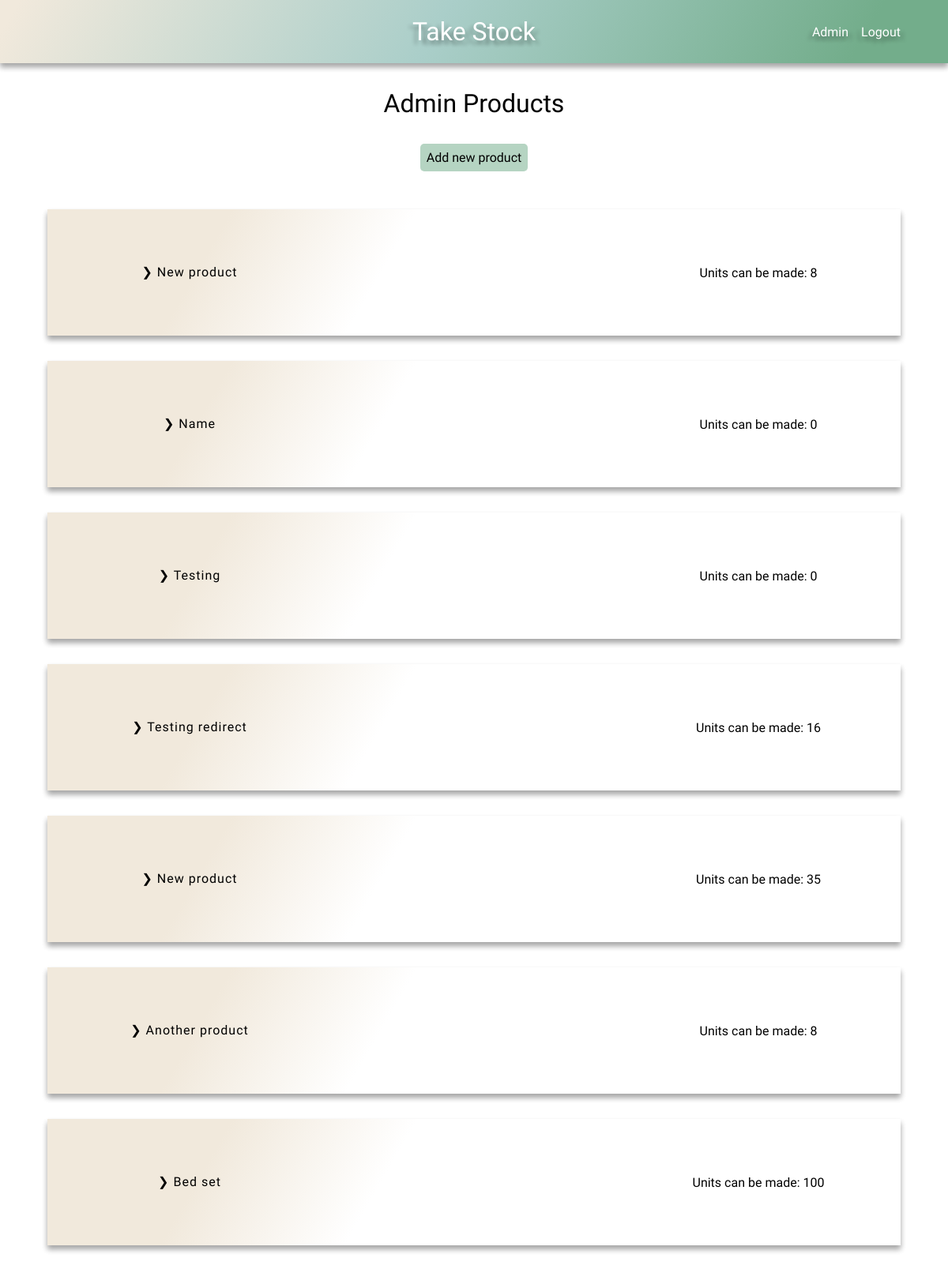
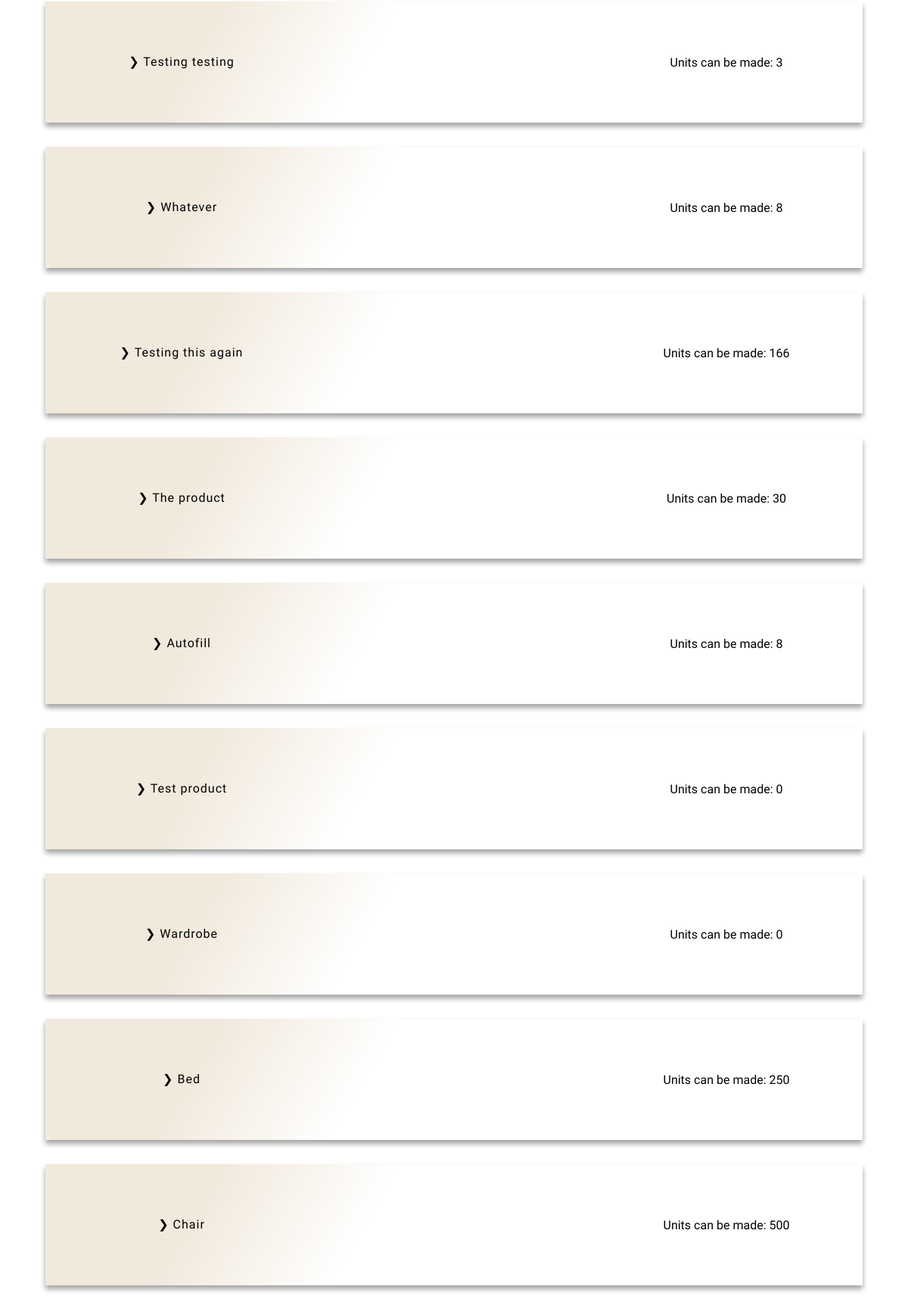
Screenshot of /products/ (signed in, upper part) with the database file from the repository (2 pictures, top to bottom).
### stock/models.py (models this page shows)
class Product(models.Model):
    name = models.CharField(max_length=100)
    stock_parts = models.ManyToManyField(Stock)
    company = models.ForeignKey(User, on_delete=models.CASCADE, default=1)
    def __str__(self):
        return f'{self.name}'

### stock/views.py (the view)
# urls.py: path('products/', product_page, name='products'),
def product_page(request):
    default_user = request.user
    products = Product.objects.filter(company=default_user)
    number_to_be_made = {}
    for product in products:
        parts = Parts.objects.filter(
            product_part_belongs_to=product.id
            )
        units = {}
        amount = []
        total_units_to_be_made = {}
        for i in parts:
            units_to_make = (i.item.number_in_stock / i.number_required)
            units_to_make = math.floor(units_to_make)
            units[i.product_part_belongs_to] = units_to_make
            amount.append(units_to_make)
        amount.sort()
        amount = amount[:1]
        if len(amount) == 0 or amount[0] == 0:
            total_units_to_be_made = 0
        else:
            for num in amount:
                int(num)
                total_units_to_be_made = num
        number_to_be_made[product.id] = total_units_to_be_made
    context = {
        'products': products,
        'number_to_be_made': number_to_be_made,
        'default_user': default_user
    }
    return render(request, 'products.html', context)

### stock/context_processors.py (called while the page is built)
def base(request):
    default_user = request.user
    return ({'default_user': default_user})

### stock/templates/products.html
{% extends 'base.html' %}
{% load static %}
{% block head %}
    <link rel="stylesheet" href="{% static 'css/product.css' %}">
    <link rel="stylesheet" href="{% static 'css/style.css' %}">
{% endblock %}
{% block content %}
    <h1>{{ default_user|title }} Products</h1>
    <div class="add-new btn btn-submit btn-hover">
        <a href="{% url 'add_new_product' %}">Add new product</a>
    </div>
    <div class="product-container">
        {% for product in products %}
            <div class="product-row">
                <div class="product">
                    <a href="{% url 'product-detail' product.id %}">❯ {{ product }}</a>
                </div>
                <div class="orders">
                </div>
                <div class="unit-number">
                    {% for key, value in number_to_be_made.items %}
                        {% if product.id == key %}
                            Units can be made: {{ value }}
                        {% endif %}
                    {% endfor %}
                </div>
            </div>
        {% endfor %}
    </div>
{% endblock %}

### stock/templates/base.html (shortened to what this page needs)
{% load static %}
<!DOCTYPE html>
<html lang="en">
<head>
    <link rel="stylesheet" href="{% static 'css/style.css' %}">
    {% block head %}
    {% endblock %}
</head>
<body>
    <header class="main-header">
        <h1><a href="{% url 'home' %}">Take Stock</a></h1>
        <div class="user-nav">
            {% if user.is_authenticated %}
                <div id="dropdown">{{ default_user }}
                </div>
                <a href="{% url 'logout' %}">Logout</a>
            {% else %}
                <a href="{% url 'login' %}">Login</a>
                <a href="{% url 'register' %}">Register</a>
            {% endif %}
        </div>
    </header>
    {% block content %}
    {% endblock %}
</body>
</html>

### stock/static/css/style.css (style rules this page uses)
:root { --clr-mix-calm: 120deg, #f1e9dc 2%, #aacec9, #73ad8b 90%; --shadow: 0 10px 20px 0 rgba(0, 0, 0, .2), 0 10px 20px 0 rgba(0, 0, 0, .2); --shadow-s: 0 5px 7px 0 rgba(0, 0, 0, .2), 0 5px 7px 0 rgba(0, 0, 0, .2); --shadow-l: 0 20px 30px 0 rgba(0, 0, 0, .2), 0 20px 30px 0 rgba(0, 0, 0, .2); --shadow-tl: 5px 5px 5px rgba(0, 0, 0, .2), -5px 5px 5px rgba(0, 0, 0, .2); --header-height: 5em; --hover: .522; --btn-submit: hsla(145, 26%, 56%, var(--hover)); --btn-delete: hsla(0, 58%, 86%, var(--hover)); }
*, *::before, *::after { margin: 0; padding: 0; box-sizing: border-box; text-decoration: none; list-style-type: none; color: #000000; font-family: 'Nanum Gothic', 'Gill Sans', 'Gill Sans MT', Calibri, 'Trebuchet MS', sans-serif; font-weight: 300; }
body { overflow-x: hidden; }
h1, .center, .add-new { width: max-content; margin: 1em auto; }
.add-new { padding: .5em; border-radius: 5px; }
.main-header { display: flex; justify-content: center; align-items: center; height: var(--header-height); background: linear-gradient(var(--clr-mix-calm)); box-shadow: var(--shadow-s); position: relative; }
.main-header h1 a { color: #FFFFFF; text-shadow: var(--shadow-tl); }
.btn { border: none; }
.btn-submit { background-color: var(--btn-submit); }
.user-nav { max-width: 20%; display: flex; justify-content: space-between; gap: 1em; position: absolute; right: 5%; }
.user-nav div, .user-nav a { color: #FFFFFF; text-shadow: var(--shadow-tl); }
#dropdown { position: relative; cursor: pointer; }

### stock/static/css/product.css (style rules this page uses)
.product-container { min-width: 80%; max-width: 90%; margin: 2em auto; display: flex; flex-direction: column-reverse; }
.product-row { width: 100%; height: 10em; display: flex; align-items: center; text-align: center; justify-content: space-between; margin: 1em 0; box-shadow: var(--shadow-s); background-image: linear-gradient( 120deg, #f1e9dc 20%, transparent 40% ); }
.product, .orders, .unit-number { height: 100%; width: 100%; display: flex; justify-content: center; align-items: center; }
.product a { padding: 3em; line-height: 2em; letter-spacing: 1px; text-underline-offset: .2em; }

### rows the page displays
Product: name "Chair", number_to_be_made "500"
Product: name "Bed", number_to_be_made "250"
Product: name "Wardrobe", number_to_be_made "0"
Product: name "Test product", number_to_be_made "0"
Product: name "Autofill", number_to_be_made "8"
Product: name "The product", number_to_be_made "30"
Product: name "Testing this again", number_to_be_made "166"
Product: name "Whatever", number_to_be_made "8"
Product: name "Testing testing", number_to_be_made "3"
Product: name "Bed set", number_to_be_made "100"
Product: name "Another product", number_to_be_made "8"
Product: name "New product", number_to_be_made "35"
Product: name "Testing redirect", number_to_be_made "16"
Product: name "Testing", number_to_be_made "0"
Product: name "Name", number_to_be_made "0"
Product: name "New product", number_to_be_made "8"

### other values shown
{{ default_user }} "Admin"
{{ default_user|title }} "Admin"
